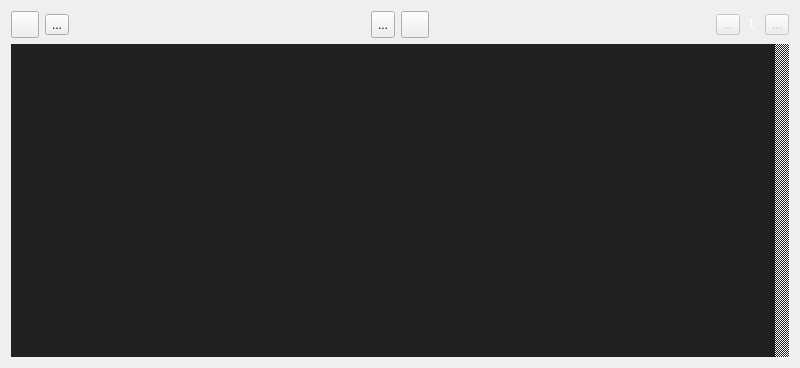
<?xml version="1.0" encoding="UTF-8"?>
<ui version="4.0">
 <class>ImageList</class>
 <widget class="QWidget" name="ImageList">
  <property name="geometry">
   <rect>
    <x>0</x>
    <y>0</y>
    <width>800</width>
    <height>368</height>
   </rect>
  </property>
  <property name="windowTitle">
   <string>Form</string>
  </property>
  <property name="styleSheet">
   <string notr="true"/>
  </property>
  <layout class="QVBoxLayout" name="verticalLayout" stretch="0,1">
   <property name="sizeConstraint">
    <enum>QLayout::SetMinimumSize</enum>
   </property>
   <item>
    <layout class="QHBoxLayout" name="topbar" stretch="1,1,1">
     <item>
      <layout class="QHBoxLayout" name="horizontalLayout_4">
       <item>
        <widget class="QToolButton" name="buttonShowUntagged">
         <property name="toolTip">
          <string>Tags Needed</string>
         </property>
         <property name="text">
          <string/>
         </property>
         <property name="icon">
          <iconset resource="resources.qrc">
           <normaloff>:/icons/icons/icon_addtag.svg</normaloff>:/icons/icons/icon_addtag.svg</iconset>
         </property>
         <property name="iconSize">
          <size>
           <width>20</width>
           <height>20</height>
          </size>
         </property>
        </widget>
       </item>
       <item>
        <widget class="QToolButton" name="buttonShowAll">
         <property name="toolTip">
          <string>Show Tagged</string>
         </property>
         <property name="text">
          <string>...</string>
         </property>
         <property name="icon">
          <iconset resource="resources.qrc">
           <normaloff>:/icons/icons/icon_box.svg</normaloff>:/icons/icons/icon_box.svg</iconset>
         </property>
         <property name="iconSize">
          <size>
           <width>20</width>
           <height>20</height>
          </size>
         </property>
        </widget>
       </item>
       <item>
        <spacer name="horizontalSpacer_3">
         <property name="orientation">
          <enum>Qt::Horizontal</enum>
         </property>
         <property name="sizeHint" stdset="0">
          <size>
           <width>40</width>
           <height>20</height>
          </size>
         </property>
        </spacer>
       </item>
      </layout>
     </item>
     <item>
      <layout class="QHBoxLayout" name="horizontalLayout_2">
       <item>
        <widget class="QToolButton" name="buttonEdit">
         <property name="sizePolicy">
          <sizepolicy hsizetype="Fixed" vsizetype="Preferred">
           <horstretch>0</horstretch>
           <verstretch>0</verstretch>
          </sizepolicy>
         </property>
         <property name="toolTip">
          <string>Edit Selected</string>
         </property>
         <property name="text">
          <string>...</string>
         </property>
         <property name="icon">
          <iconset resource="resources.qrc">
           <normaloff>:/icons/icons/icon_edit.svg</normaloff>:/icons/icons/icon_edit.svg</iconset>
         </property>
         <property name="iconSize">
          <size>
           <width>20</width>
           <height>20</height>
          </size>
         </property>
        </widget>
       </item>
       <item>
        <widget class="QToolButton" name="buttonDelete">
         <property name="icon">
          <iconset resource="resources.qrc">
           <normaloff>:/icons/icons/icon_delete.svg</normaloff>:/icons/icons/icon_delete.svg</iconset>
         </property>
         <property name="iconSize">
          <size>
           <width>20</width>
           <height>20</height>
          </size>
         </property>
        </widget>
       </item>
      </layout>
     </item>
     <item>
      <layout class="QHBoxLayout" name="horizontalLayout_3">
       <property name="spacing">
        <number>0</number>
       </property>
       <property name="sizeConstraint">
        <enum>QLayout::SetMaximumSize</enum>
       </property>
       <item>
        <spacer name="horizontalSpacer_4">
         <property name="orientation">
          <enum>Qt::Horizontal</enum>
         </property>
         <property name="sizeHint" stdset="0">
          <size>
           <width>40</width>
           <height>20</height>
          </size>
         </property>
        </spacer>
       </item>
       <item>
        <widget class="QToolButton" name="buttonLeft">
         <property name="enabled">
          <bool>false</bool>
         </property>
         <property name="styleSheet">
          <string notr="true"/>
         </property>
         <property name="text">
          <string>...</string>
         </property>
         <property name="icon">
          <iconset resource="resources.qrc">
           <normaloff>:/icons/icons/icon_left.svg</normaloff>
           <disabledoff>:/icons/icons/icon_empty.svg</disabledoff>:/icons/icons/icon_left.svg</iconset>
         </property>
         <property name="iconSize">
          <size>
           <width>20</width>
           <height>20</height>
          </size>
         </property>
        </widget>
       </item>
       <item>
        <widget class="QSpinBox" name="inputPage">
         <property name="sizePolicy">
          <sizepolicy hsizetype="Fixed" vsizetype="Fixed">
           <horstretch>0</horstretch>
           <verstretch>0</verstretch>
          </sizepolicy>
         </property>
         <property name="styleSheet">
          <string notr="true">QSpinBox {
background-color: rgba(0,0,0,0);
color: white;
border-radius: 4px;
}</string>
         </property>
         <property name="frame">
          <bool>false</bool>
         </property>
         <property name="alignment">
          <set>Qt::AlignCenter</set>
         </property>
         <property name="buttonSymbols">
          <enum>QAbstractSpinBox::NoButtons</enum>
         </property>
         <property name="keyboardTracking">
          <bool>false</bool>
         </property>
         <property name="maximum">
          <number>999</number>
         </property>
         <property name="value">
          <number>1</number>
         </property>
        </widget>
       </item>
       <item>
        <widget class="QToolButton" name="buttonRight">
         <property name="enabled">
          <bool>false</bool>
         </property>
         <property name="text">
          <string>...</string>
         </property>
         <property name="icon">
          <iconset resource="resources.qrc">
           <normaloff>:/icons/icons/icon_right.svg</normaloff>
           <disabledoff>:/icons/icons/icon_empty.svg</disabledoff>:/icons/icons/icon_right.svg</iconset>
         </property>
         <property name="iconSize">
          <size>
           <width>20</width>
           <height>20</height>
          </size>
         </property>
        </widget>
       </item>
      </layout>
     </item>
    </layout>
   </item>
   <item>
    <widget class="QScrollArea" name="scrollArea">
     <property name="sizePolicy">
      <sizepolicy hsizetype="Preferred" vsizetype="Preferred">
       <horstretch>0</horstretch>
       <verstretch>0</verstretch>
      </sizepolicy>
     </property>
     <property name="styleSheet">
      <string notr="true">QWidget {
background-color: rgb(32,32,32);
border: 0px;
padding: 0px;
color: white;
}</string>
     </property>
     <property name="verticalScrollBarPolicy">
      <enum>Qt::ScrollBarAlwaysOn</enum>
     </property>
     <property name="horizontalScrollBarPolicy">
      <enum>Qt::ScrollBarAlwaysOff</enum>
     </property>
     <property name="sizeAdjustPolicy">
      <enum>QAbstractScrollArea::AdjustToContents</enum>
     </property>
     <property name="widgetResizable">
      <bool>true</bool>
     </property>
     <property name="alignment">
      <set>Qt::AlignLeading|Qt::AlignLeft|Qt::AlignTop</set>
     </property>
     <widget class="QWidget" name="scrollAreaWidgetContents">
      <property name="geometry">
       <rect>
        <x>0</x>
        <y>0</y>
        <width>768</width>
        <height>313</height>
       </rect>
      </property>
      <layout class="QVBoxLayout" name="verticalLayout_2" stretch="0">
       <property name="spacing">
        <number>0</number>
       </property>
       <property name="sizeConstraint">
        <enum>QLayout::SetMinimumSize</enum>
       </property>
       <property name="leftMargin">
        <number>0</number>
       </property>
       <property name="topMargin">
        <number>0</number>
       </property>
       <property name="rightMargin">
        <number>0</number>
       </property>
       <property name="bottomMargin">
        <number>0</number>
       </property>
       <item>
        <layout class="QHBoxLayout" name="horizontalLayout" stretch="1,0,1">
         <property name="spacing">
          <number>0</number>
         </property>
         <item>
          <spacer name="horizontalSpacer_2">
           <property name="orientation">
            <enum>Qt::Horizontal</enum>
           </property>
           <property name="sizeHint" stdset="0">
            <size>
             <width>0</width>
             <height>20</height>
            </size>
           </property>
          </spacer>
         </item>
         <item>
          <layout class="QVBoxLayout" name="verticalLayout_7" stretch="0,1">
           <property name="spacing">
            <number>0</number>
           </property>
           <item>
            <layout class="QGridLayout" name="list">
             <property name="sizeConstraint">
              <enum>QLayout::SetMaximumSize</enum>
             </property>
             <property name="spacing">
              <number>4</number>
             </property>
            </layout>
           </item>
           <item>
            <spacer name="verticalSpacer">
             <property name="orientation">
              <enum>Qt::Vertical</enum>
             </property>
             <property name="sizeHint" stdset="0">
              <size>
               <width>20</width>
               <height>0</height>
              </size>
             </property>
            </spacer>
           </item>
          </layout>
         </item>
         <item>
          <spacer name="horizontalSpacer">
           <property name="orientation">
            <enum>Qt::Horizontal</enum>
           </property>
           <property name="sizeHint" stdset="0">
            <size>
             <width>0</width>
             <height>20</height>
            </size>
           </property>
          </spacer>
         </item>
        </layout>
       </item>
      </layout>
     </widget>
    </widget>
   </item>
  </layout>
 </widget>
 <resources>
  <include location="resources.qrc"/>
 </resources>
 <connections/>
</ui>
